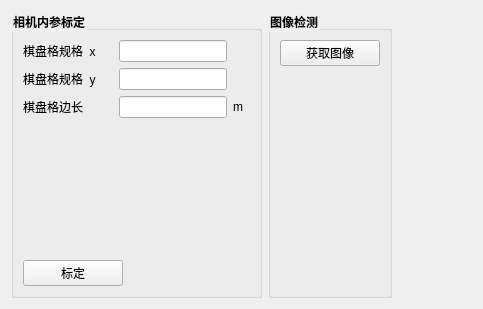
                 <widget class="QWidget" name="tab_10">
                  <attribute name="title">
                   <string/>
                  </attribute>
                  <layout class="QHBoxLayout" name="horizontalLayout_128">
                   <item>
                    <layout class="QHBoxLayout" name="horizontalLayout_80">
                     <item>
                      <widget class="QGroupBox" name="groupBox_26">
                       <property name="font">
                        <font>
                         <weight>75</weight>
                         <bold>true</bold>
                        </font>
                       </property>
                       <property name="styleSheet">
                        <string notr="true">QGroupBox::title{
font-size:13px;
front-weight:bold;
}</string>
                       </property>
                       <property name="title">
                        <string>相机内参标定</string>
                       </property>
                       <layout class="QVBoxLayout" name="verticalLayout_11">
                        <item>
                         <layout class="QHBoxLayout" name="horizontalLayout_82">
                          <item>
                           <widget class="QLabel" name="label_80">
                            <property name="text">
                             <string>棋盘格规格  x     </string>
                            </property>
                           </widget>
                          </item>
                          <item>
                           <widget class="QLineEdit" name="lineEdit_cam_x"/>
                          </item>
                          <item>
                           <widget class="QLabel" name="label_8">
                            <property name="sizePolicy">
                             <sizepolicy hsizetype="Expanding" vsizetype="Preferred">
                              <horstretch>0</horstretch>
                              <verstretch>0</verstretch>
                             </sizepolicy>
                            </property>
                            <property name="text">
                             <string/>
                            </property>
                           </widget>
                          </item>
                         </layout>
                        </item>
                        <item>
                         <layout class="QHBoxLayout" name="horizontalLayout_116">
                          <item>
                           <widget class="QLabel" name="label_36">
                            <property name="text">
                             <string>棋盘格规格  y     </string>
                            </property>
                           </widget>
                          </item>
                          <item>
                           <widget class="QLineEdit" name="lineEdit_cam_x2"/>
                          </item>
                          <item>
                           <widget class="QLabel" name="label_37">
                            <property name="sizePolicy">
                             <sizepolicy hsizetype="Expanding" vsizetype="Preferred">
                              <horstretch>0</horstretch>
                              <verstretch>0</verstretch>
                             </sizepolicy>
                            </property>
                            <property name="text">
                             <string/>
                            </property>
                           </widget>
                          </item>
                         </layout>
                        </item>
                        <item>
                         <layout class="QHBoxLayout" name="horizontalLayout_83">
                          <item>
                           <widget class="QLabel" name="label_82">
                            <property name="text">
                             <string>棋盘格边长         </string>
                            </property>
                           </widget>
                          </item>
                          <item>
                           <widget class="QLineEdit" name="lineEdit_cam_y"/>
                          </item>
                          <item>
                           <widget class="QLabel" name="label_20">
                            <property name="sizePolicy">
                             <sizepolicy hsizetype="Expanding" vsizetype="Preferred">
                              <horstretch>0</horstretch>
                              <verstretch>0</verstretch>
                             </sizepolicy>
                            </property>
                            <property name="text">
                             <string>m  </string>
                            </property>
                           </widget>
                          </item>
                         </layout>
                        </item>
                        <item>
                         <spacer name="verticalSpacer_16">
                          <property name="orientation">
                           <enum>Qt::Vertical</enum>
                          </property>
                          <property name="sizeHint" stdset="0">
                           <size>
                            <width>20</width>
                            <height>136</height>
                           </size>
                          </property>
                         </spacer>
                        </item>
                        <item>
                         <layout class="QHBoxLayout" name="horizontalLayout_84">
                          <item>
                           <widget class="QPushButton" name="pushButton_camera_set">
                            <property name="minimumSize">
                             <size>
                              <width>100</width>
                              <height>0</height>
                             </size>
                            </property>
                            <property name="text">
                             <string>标定</string>
                            </property>
                           </widget>
                          </item>
                          <item>
                           <spacer name="horizontalSpacer_5">
                            <property name="orientation">
                             <enum>Qt::Horizontal</enum>
                            </property>
                            <property name="sizeHint" stdset="0">
                             <size>
                              <width>40</width>
                              <height>20</height>
                             </size>
                            </property>
                           </spacer>
                          </item>
                         </layout>
                        </item>
                       </layout>
                      </widget>
                     </item>
                    </layout>
                   </item>
                   <item>
                    <widget class="QGroupBox" name="groupBox_27">
                     <property name="font">
                      <font>
                       <weight>75</weight>
                       <bold>true</bold>
                      </font>
                     </property>
                     <property name="styleSheet">
                      <string notr="true">QGroupBox::title{
font-size:13px;
front-weight:bold;
}</string>
                     </property>
                     <property name="title">
                      <string>图像检测</string>
                     </property>
                     <layout class="QVBoxLayout" name="verticalLayout_4">
                      <item>
                       <widget class="QPushButton" name="pushButton_3">
                        <property name="minimumSize">
                         <size>
                          <width>100</width>
                          <height>0</height>
                         </size>
                        </property>
                        <property name="text">
                         <string>获取图像</string>
                        </property>
                       </widget>
                      </item>
                      <item>
                       <spacer name="verticalSpacer">
                        <property name="orientation">
                         <enum>Qt::Vertical</enum>
                        </property>
                        <property name="sizeHint" stdset="0">
                         <size>
                          <width>20</width>
                          <height>40</height>
                         </size>
                        </property>
                       </spacer>
                      </item>
                     </layout>
                    </widget>
                   </item>
                   <item>
                    <spacer name="horizontalSpacer_40">
                     <property name="orientation">
                      <enum>Qt::Horizontal</enum>
                     </property>
                     <property name="sizeHint" stdset="0">
                      <size>
                       <width>40</width>
                       <height>20</height>
                      </size>
                     </property>
                    </spacer>
                   </item>
                   <item>
                    <spacer name="horizontalSpacer_52">
                     <property name="orientation">
                      <enum>Qt::Horizontal</enum>
                     </property>
                     <property name="sizeHint" stdset="0">
                      <size>
                       <width>40</width>
                       <height>20</height>
                      </size>
                     </property>
                    </spacer>
                   </item>
                  </layout>
                 </widget>
